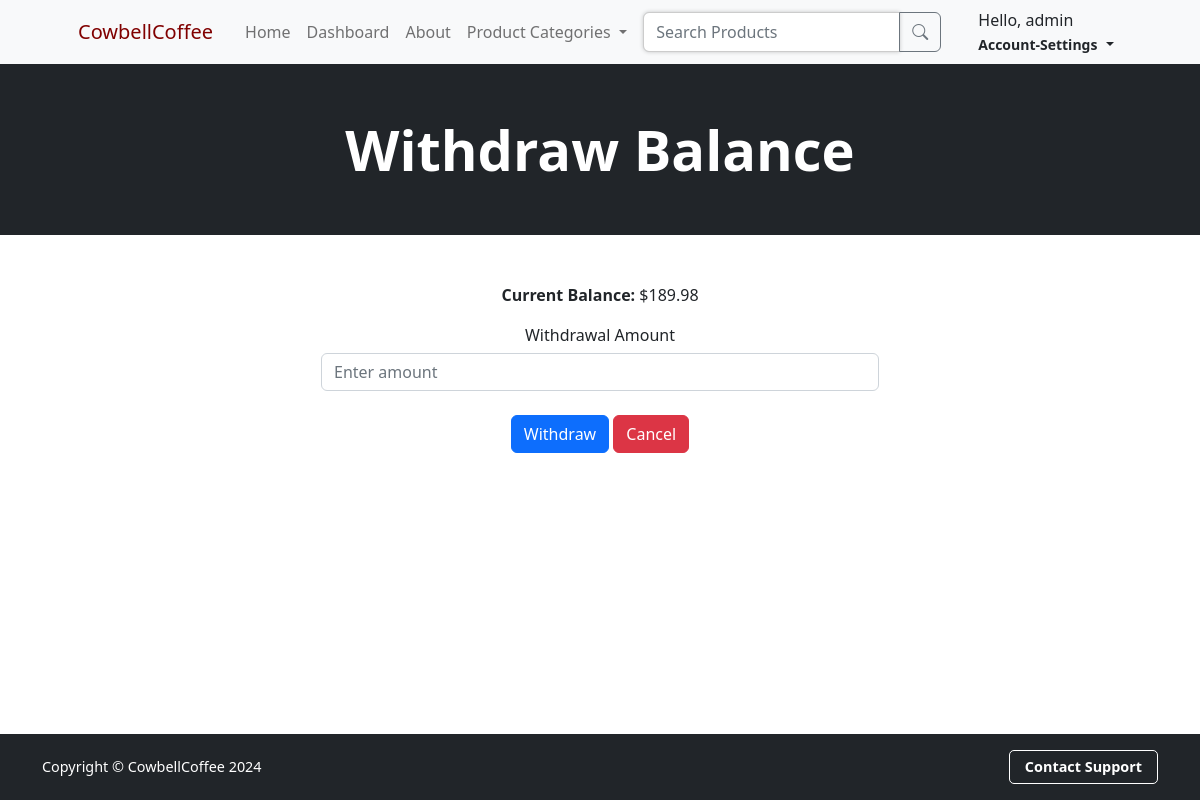
Before: /sellerDashboard/withdraw (signed in) with the older database file.
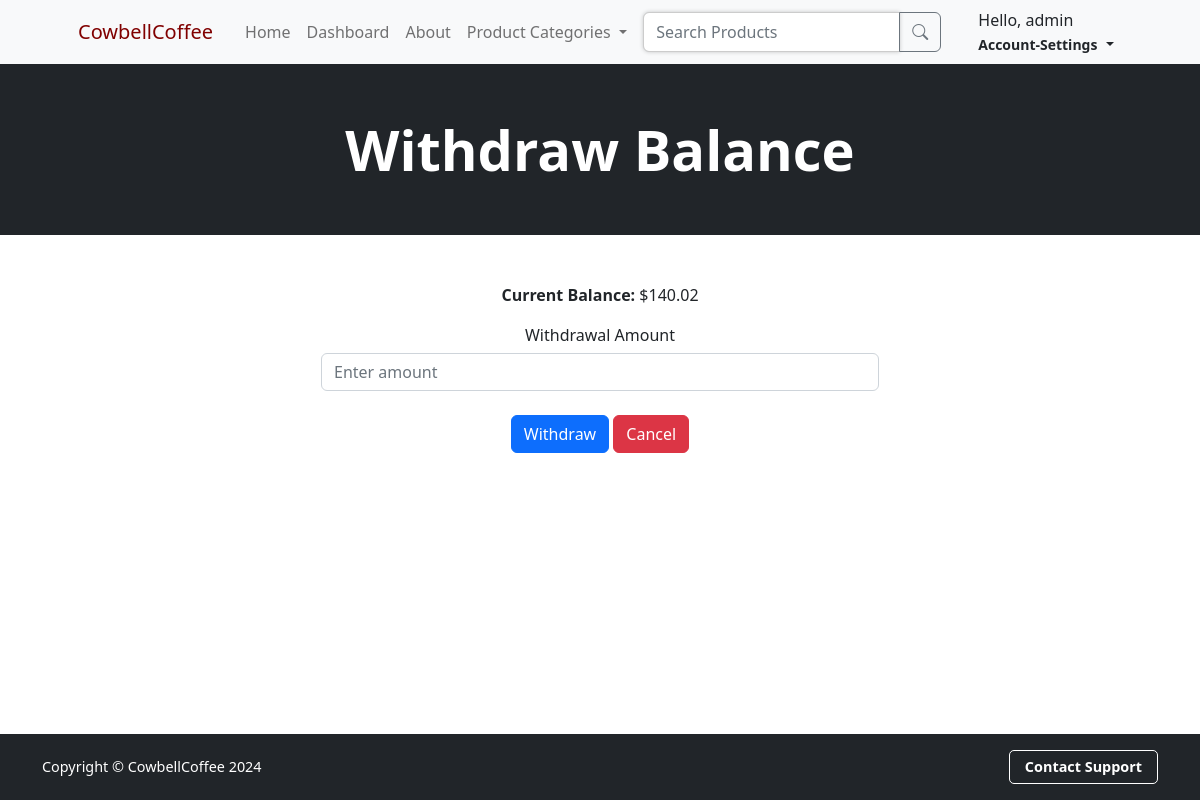
After: the same page with the newer database file.
### sellerDashboard/models.py (models this page shows, shortened)
class Seller_Summary(models.Model):
    seller = models.ForeignKey(User, on_delete=models.CASCADE, null=False)
    revenue = models.DecimalField(default=0, decimal_places=2, max_digits=10)  # Total revenue generated from all orders
    total_orders = models.IntegerField(default=0)  # Total number of orders
    total_balance = models.DecimalField(default=0, decimal_places=2, max_digits=10)  # Seller's current balance
    withdrawals = models.DecimalField(default=0, decimal_places=2, max_digits=10)  # Total amount withdrawn

### sellerDashboard/views.py (the view, shortened to what this page needs)
# urls.py: path('withdraw', views.withdraw, name='withdraw'),
def withdraw(request):
    if not request.user.is_authenticated:
        messages.error(request, ("You must be logged in as a seller to view your dashboard"))
        return redirect('login')
    if request.user.profile.account_type == 'buyer':
        messages.error(request, ("You are not allowed to view this page"))
        return redirect('home')
    try:
        seller = Seller_Summary.objects.get(seller=request.user)
    except Seller_Summary.DoesNotExist:
        messages.error(request, "Seller summary not found.")
        return redirect('seller_dashboard')
    return render(request, 'withdraw.html', {
        'seller_summary': seller,
    })

### cart/context_processors.py (called while the page is built)
def cart(request):
    return {'cart': Cart(request)}

### sellerDashboard/templates/withdraw.html (shortened to what this page needs)
{% extends 'base.html' %}
{% block content %}
<header class="bg-dark py-1">
    <div class="container px-4 px-lg-5 my-5">
        <div class="text-center text-white">
            <h1 class="display-4 fw-bolder">Withdraw Balance</h1>
        </div>
    </div>
</header>
<div class="container my-5">
    <center>
        <div class="card-body">
            <p><strong>Current Balance:</strong> ${{ seller_summary.total_balance }}</p>
        </div>
        <div class="col-md-6">
            <form method="POST" id="amount">
                <label for="amount"><h6>Withdrawal Amount</h6></label>
                <input type="text" name="amount" id="amount" class="form-control" placeholder="Enter amount" required>
                <br/>
                <button type="submit" class="btn btn-primary">Withdraw</button>
                <a href="{% url 'seller_dashboard' %}" class="btn btn-danger btn">Cancel</a>
            </form> &nbsp&nbsp&nbsp&nbsp
        </div>
    </center>
</div>
{% endblock %}

Changed rows visible on the page:
removed Seller_Summary: total_balance "189.98"
added Seller_Summary: total_balance "140.02"
